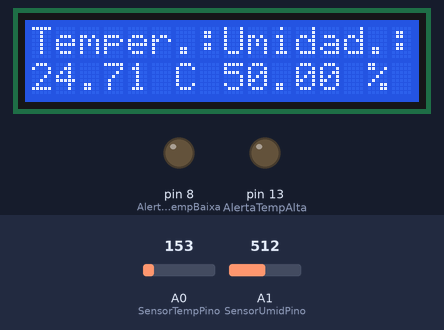
This sketch was run on a simulated Arduino Uno, built with avr-gcc and run on an emulated ATmega328P. On the bench: 16×2 character LCD, output pins drawn as LEDs (lit = HIGH). The test bench sets the inputs (shaded band); at power-on: A0 (SensorTempPino) = 153, A1 (SensorUmidPino) = 512.

Above: at 1.2 s.
1.3 s: A0 (SensorTempPino) set to 172
At 3.1 s:
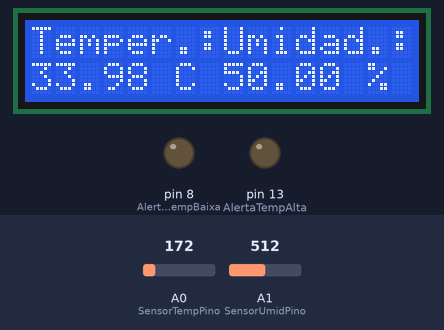
3.5 s: A0 (SensorTempPino) set to 197
At 4.8 s:
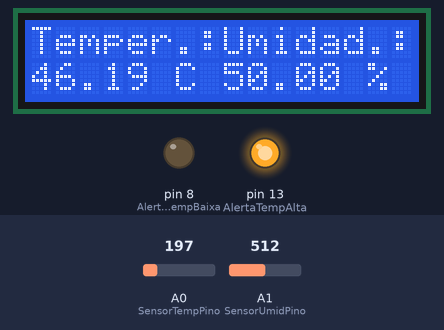
5.5 s: A1 (SensorUmidPino) set to 716
At 6.6 s:
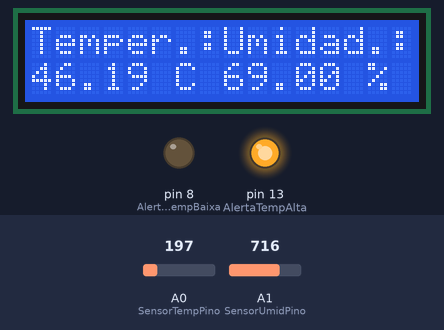
7.5 s: A1 (SensorUmidPino) set to 900
At 9.2 s:
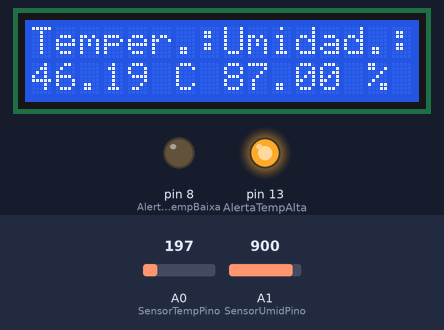
9.5 s: A0 (SensorTempPino) set to 191
At 11.2 s:
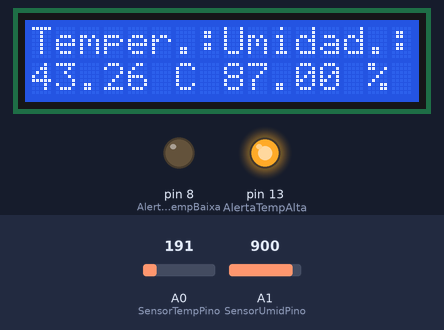
11.5 s: A1 (SensorUmidPino) set to 1023
At 12.9 s:
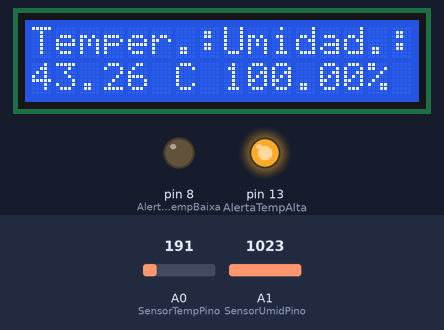
Timing chart, 0 to 14.5 s (numbered marks = the images above; inputs shaded):
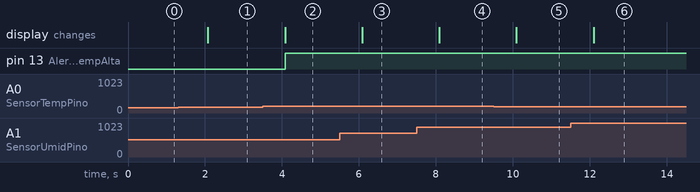

Measured:
- the behaviour switches between 184 and 185 on A0 (SensorTempPino) (found by bisection; images 1 and 2)
- after the input at 1.3 s, the display: changes after 0.77 s (image 1)
- after the input at 3.5 s, pin 13 (AlertaTempAlta): LOW → HIGH after 0.58 s; the display: changes after 0.58 s (image 2)
- after the input at 5.5 s, the display: changes after 0.59 s (image 3)
- after the input at 7.5 s, the display: changes after 0.59 s (image 4)
- after the input at 9.5 s, the display: changes after 0.60 s (image 5)
- after the input at 11.5 s, the display: changes after 0.60 s (image 6)

The sketch:

monitoramento_e_controle_de_umidade_e_temperatura_em_estufa1.ino
```cpp
// Carrega a Biblioteca LiquidCrystal
#include <LiquidCrystal.h>

// Define os pinos que serão utilizados para ligação ao display
LiquidCrystal LCD(12,11,5,4,3,2);

// Variáveis

int SensorTempPino=0;
int SensorUmidPino=1;
int porcem=0;


// Define o pino 8 para o alerta de temperatura baixa
int AlertaTempBaixa=8;
// Define o pino 13 para o alerta de temperatura alta
int AlertaTempAlta=13;

// Define temperatura baixa como abaixo de zero grau Celsius
int TempBaixa=0;
// Define temperatura alta como acima de 40 graus Celsius
int TempAlta=40;


void setup()
{
  // Informa se os pinos dos LEDs são de entrada ou saída
  pinMode(AlertaTempBaixa, OUTPUT);
  pinMode(AlertaTempAlta, OUTPUT);

  // Define LCD 16 colunas por 2 linhas
  LCD.begin(16,2);

  //Posiciona o cursor na coluna 0, linha 0;
  LCD.setCursor(0,0);

  // Imprime a mensagem no LCD
  LCD.print("Temper.:");

  // Imprime a mensagem no LCD
  LCD.print("Umidad.:");

  // Muda o cursor para a primeira coluna e segunda linha do LCD
  LCD.setCursor(0,1);

  // Imprime a mensagem no LCD
  LCD.print("      C      ");

  // Imprime a mensagem no LCD
  LCD.setCursor(14,1);
  LCD.print("%");
}

void loop()
{
   // Faz a leitura da tensao no Sensor de Temperatura
   int SensorTempTensao=analogRead(SensorTempPino);

   // Converte a tensao lida
   float Tensao=SensorTempTensao*5;
   Tensao/=1024;

   // Converte a tensao lida em Graus Celsius
   float TemperaturaC=(Tensao-0.5)*100;

   // Muda o cursor para a primeira coluna e segunda linha do LCD
   LCD.setCursor(0,1);

   // Imprime a temperatura em Graus Celsius
   LCD.print(TemperaturaC);


    // Faz a leitura da tensao no Sensor de Umidade
    int SensorUmidTensao=analogRead(SensorUmidPino);

    // Converte a tensao lida em porcentagem
    float porcem=map(SensorUmidTensao,0,1023,0,100);

    // Muda o cursor para a segunda coluna e nona linha do LCD
    LCD.setCursor(8,1);

    // Imprime a umidade em porcentagem
    LCD.print(porcem);


  // Acende ou apaga os alertas luminosos de temperatura baixa e alta
  	if (TemperaturaC>=TempAlta) {
  		digitalWrite(AlertaTempBaixa, LOW);
  		digitalWrite(AlertaTempAlta, HIGH);
    }
  	else if (TemperaturaC<=TempBaixa) {
  		digitalWrite(AlertaTempBaixa, HIGH);
  		digitalWrite(AlertaTempAlta, LOW);
  	}
  	else {
  		digitalWrite(AlertaTempBaixa, LOW);
  		digitalWrite(AlertaTempAlta, LOW);
    }

  // Aguarda 1 segundo
  	delay(1000);
}


   
```
